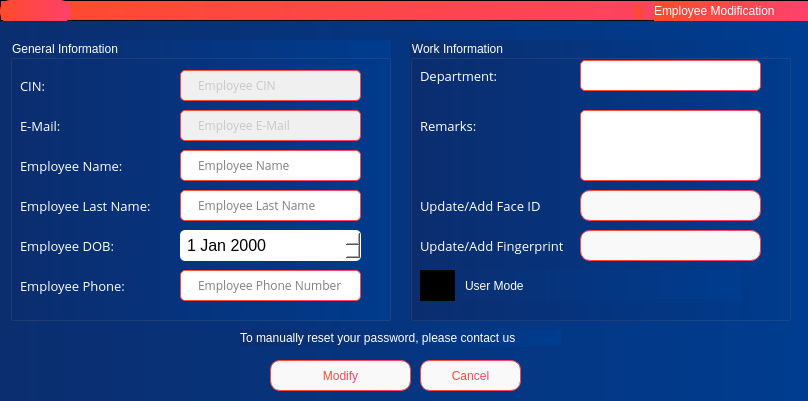
<?xml version="1.0" encoding="UTF-8"?>
<ui version="4.0">
 <class>ModifyEmployee</class>
 <widget class="QDialog" name="ModifyEmployee">
  <property name="geometry">
   <rect>
    <x>0</x>
    <y>0</y>
    <width>808</width>
    <height>401</height>
   </rect>
  </property>
  <property name="sizePolicy">
   <sizepolicy hsizetype="Fixed" vsizetype="Fixed">
    <horstretch>0</horstretch>
    <verstretch>0</verstretch>
   </sizepolicy>
  </property>
  <property name="windowTitle">
   <string>Dialog</string>
  </property>
  <property name="styleSheet">
   <string notr="true">QWidget{
	color:white;
	font: 10pt &quot;Open Sans&quot;;
	background-color: qlineargradient(x1:0, y1:0, x2:1, y2:0, stop:0 #0b2e6f, stop:1 #003c8f);
}
QMessageBox{

}

QMessageBox QLabel {
	background-color:transparent;
    color: white;
}


QTextEdit {
    border: 1px solid qlineargradient(x1:0, y1:0, x2:1, y2:0, stop:0 #FF4B2B, stop:1 #FF416C);
    border-radius: 5px;
    padding: 5px 15px;
    background-color: white;
    color: black;
    font-size: 12px;
}

QTextEdit:focus {
    border: 1px solid qlineargradient(x1:0, y1:0, x2:1, y2:0, stop:0 #32CD32, stop:1 #00FFFF);
}

QTextEdit:disabled {
    background-color: #F0F0F0;
    color: #A0A0A0;
}

QTextEdit:read-only {
    background-color: #F0F0F0;
    color: #A0A0A0;
}

QTextEdit::hover {
    border: 1px solid qlineargradient(x1:0, y1:0, x2:1, y2:0, stop:0 #BEBEBE, stop:1 #A4A4A4);
}

QTextEdit::selected {
    background-color: qlineargradient(x1:0, y1:0, x2:1, y2:0, stop:0 #FF4B2B, stop:1 #FF416C);
    color: white;
}

QLineEdit {
    border: 1px solid qlineargradient(x1:0, y1:0, x2:1, y2:0, stop:0 #FF4B2B, stop:1 #FF416C);
    border-radius: 5px;
    padding: 5px 15px;
    background-color: white;
    color: black;
    font-size: 12px;
}

QLineEdit:focus {
    border: 1px solid qlineargradient(x1:0, y1:0, x2:1, y2:0, stop:0 #32CD32, stop:1 #00FFFF);
}

QLineEdit:disabled {
    background-color: #F0F0F0;
    color: #A0A0A0;
}

QLineEdit:read-only {
    background-color: #F0F0F0;
    color: #A0A0A0;
}

QLineEdit::hover {
    border: 1px solid qlineargradient(x1:0, y1:0, x2:1, y2:0, stop:0 #BEBEBE, stop:1 #A4A4A4);
}

QLineEdit::selected {
    background-color: qlineargradient(x1:0, y1:0, x2:1, y2:0, stop:0 #FF4B2B, stop:1 #FF416C);
    color: white;
}
QCheckBox {
    spacing: 10px;
	
	font: 12pt &quot;Open Sans Light&quot;;
}

QCheckBox::indicator {
    width: 35px;
    height: 35px;
}

QCheckBox::indicator:unchecked {
    image: url(:assets/icons/unchecked.png);
}

QCheckBox::indicator:checked {
    image: url(:assets/icons/checked.png);
}

QDateEdit {
    border: none;
    background-color: rgb(255, 255, 255);
    color: black;
    font-size: 16px;
    font-weight: normal;
    padding: 5px;
    border-radius: 5px;
}

QDateEdit::drop-down {
    background-color: transparent;
    image: url(:/assets/icons/cil-arrow-bottom_black.png);
    width: 20px;
    height: 20px;
}

QDateEdit::down-arrow {
    image: url(:/assets/icons/cil-arrow-bottom_black.png);
}

QDateEdit::up-arrow {
    image: url(:/assets/icons/cil-arrow-top_black.png);
}

QDateEdit::down-button {
    image: url(:/assets/icons/cil-arrow-bottom_black.png);
}

QDateEdit::up-button {
    image: url(:/assets/icons/cil-arrow-top_black.png);
}

QDateEdit::calendarWidget {
    border: none;
    background-color: rgb(255, 255, 255);
    color: black;
    font-size: 16px;
    font-weight: normal;
    padding: 5px;
    border-radius: 5px;
}

QDateEdit::section {
    background-color: transparent;
    border: none;
}

QPushButton {
    border: 1px solid qlineargradient(x1:0, y1:0, x2:1, y2:0, stop:0 #FF4B2B, stop:1 #FF416C);
    border-radius: 10px;
    padding: 5px 15px;
    background: #f9f9f9;
    color: qlineargradient(x1:0, y1:0, x2:1, y2:0, stop:0 #FF4B2B, stop:1 #FF416C);
    font-size: 12px;
}

QPushButton:hover {
    background-color: qlineargradient(x1:0, y1:0, x2:1, y2:0, stop:0 #FF416C, stop:1 #FF4B2B);
	color: white;
}

QPushButton:pressed {
    background-color: qlineargradient(x1:0, y1:0, x2:1, y2:0, stop:0 #FF4B2B, stop:1 #FF416C);
    border: 2px solid #FF416C;
    padding: 4px 14px 6px 16px;
}</string>
  </property>
  <widget class="QPushButton" name="pushButton">
   <property name="geometry">
    <rect>
     <x>420</x>
     <y>360</y>
     <width>101</width>
     <height>31</height>
    </rect>
   </property>
   <property name="cursor">
    <cursorShape>PointingHandCursor</cursorShape>
   </property>
   <property name="text">
    <string>Cancel</string>
   </property>
  </widget>
  <widget class="QPushButton" name="pushButton_2">
   <property name="geometry">
    <rect>
     <x>270</x>
     <y>360</y>
     <width>141</width>
     <height>31</height>
    </rect>
   </property>
   <property name="cursor">
    <cursorShape>PointingHandCursor</cursorShape>
   </property>
   <property name="text">
    <string>Modify</string>
   </property>
  </widget>
  <widget class="QGroupBox" name="groupBox">
   <property name="geometry">
    <rect>
     <x>10</x>
     <y>40</y>
     <width>381</width>
     <height>281</height>
    </rect>
   </property>
   <property name="styleSheet">
    <string notr="true">QLabel{
color: white;
background-color: transparent;
}
QGroupBox{
	color: white;
}</string>
   </property>
   <property name="title">
    <string>General Information</string>
   </property>
   <widget class="QDateEdit" name="New_DOB_2">
    <property name="geometry">
     <rect>
      <x>170</x>
      <y>190</y>
      <width>181</width>
      <height>31</height>
     </rect>
    </property>
   </widget>
   <widget class="QLineEdit" name="New_CIN_2">
    <property name="geometry">
     <rect>
      <x>170</x>
      <y>30</y>
      <width>181</width>
      <height>31</height>
     </rect>
    </property>
    <property name="font">
     <font>
      <family>Open Sans</family>
      <pointsize>-1</pointsize>
      <weight>50</weight>
      <italic>false</italic>
      <bold>false</bold>
     </font>
    </property>
    <property name="styleSheet">
     <string notr="true"/>
    </property>
    <property name="maxLength">
     <number>8</number>
    </property>
    <property name="readOnly">
     <bool>true</bool>
    </property>
    <property name="placeholderText">
     <string>Employee CIN</string>
    </property>
   </widget>
   <widget class="QLabel" name="label_29">
    <property name="geometry">
     <rect>
      <x>10</x>
      <y>30</y>
      <width>151</width>
      <height>31</height>
     </rect>
    </property>
    <property name="font">
     <font>
      <family>Open Sans</family>
      <pointsize>10</pointsize>
      <weight>50</weight>
      <italic>false</italic>
      <bold>false</bold>
     </font>
    </property>
    <property name="styleSheet">
     <string notr="true"/>
    </property>
    <property name="text">
     <string>CIN:</string>
    </property>
   </widget>
   <widget class="QLabel" name="label_17">
    <property name="geometry">
     <rect>
      <x>10</x>
      <y>150</y>
      <width>151</width>
      <height>31</height>
     </rect>
    </property>
    <property name="font">
     <font>
      <family>Open Sans</family>
      <pointsize>10</pointsize>
      <weight>50</weight>
      <italic>false</italic>
      <bold>false</bold>
     </font>
    </property>
    <property name="styleSheet">
     <string notr="true"/>
    </property>
    <property name="text">
     <string>Employee Last Name:</string>
    </property>
   </widget>
   <widget class="QLineEdit" name="New_LastName_2">
    <property name="geometry">
     <rect>
      <x>170</x>
      <y>150</y>
      <width>181</width>
      <height>31</height>
     </rect>
    </property>
    <property name="font">
     <font>
      <family>Open Sans</family>
      <pointsize>-1</pointsize>
      <weight>50</weight>
      <italic>false</italic>
      <bold>false</bold>
     </font>
    </property>
    <property name="styleSheet">
     <string notr="true"/>
    </property>
    <property name="placeholderText">
     <string>Employee Last Name</string>
    </property>
   </widget>
   <widget class="QLineEdit" name="New_Name_2">
    <property name="geometry">
     <rect>
      <x>170</x>
      <y>110</y>
      <width>181</width>
      <height>31</height>
     </rect>
    </property>
    <property name="font">
     <font>
      <family>Open Sans</family>
      <pointsize>-1</pointsize>
      <weight>50</weight>
      <italic>false</italic>
      <bold>false</bold>
     </font>
    </property>
    <property name="styleSheet">
     <string notr="true"/>
    </property>
    <property name="placeholderText">
     <string>Employee Name</string>
    </property>
   </widget>
   <widget class="QLabel" name="label_30">
    <property name="geometry">
     <rect>
      <x>10</x>
      <y>70</y>
      <width>151</width>
      <height>31</height>
     </rect>
    </property>
    <property name="font">
     <font>
      <family>Open Sans</family>
      <pointsize>10</pointsize>
      <weight>50</weight>
      <italic>false</italic>
      <bold>false</bold>
     </font>
    </property>
    <property name="styleSheet">
     <string notr="true"/>
    </property>
    <property name="text">
     <string>E-Mail:</string>
    </property>
   </widget>
   <widget class="QLabel" name="label_26">
    <property name="geometry">
     <rect>
      <x>10</x>
      <y>190</y>
      <width>151</width>
      <height>31</height>
     </rect>
    </property>
    <property name="font">
     <font>
      <family>Open Sans</family>
      <pointsize>10</pointsize>
      <weight>50</weight>
      <italic>false</italic>
      <bold>false</bold>
     </font>
    </property>
    <property name="styleSheet">
     <string notr="true"/>
    </property>
    <property name="text">
     <string>Employee DOB:</string>
    </property>
   </widget>
   <widget class="QLabel" name="label_27">
    <property name="geometry">
     <rect>
      <x>10</x>
      <y>110</y>
      <width>151</width>
      <height>31</height>
     </rect>
    </property>
    <property name="font">
     <font>
      <family>Open Sans</family>
      <pointsize>10</pointsize>
      <weight>50</weight>
      <italic>false</italic>
      <bold>false</bold>
     </font>
    </property>
    <property name="styleSheet">
     <string notr="true"/>
    </property>
    <property name="text">
     <string>Employee Name:</string>
    </property>
   </widget>
   <widget class="QLineEdit" name="New_Email_3">
    <property name="geometry">
     <rect>
      <x>170</x>
      <y>70</y>
      <width>181</width>
      <height>31</height>
     </rect>
    </property>
    <property name="font">
     <font>
      <family>Open Sans</family>
      <pointsize>-1</pointsize>
      <weight>50</weight>
      <italic>false</italic>
      <bold>false</bold>
     </font>
    </property>
    <property name="styleSheet">
     <string notr="true"/>
    </property>
    <property name="readOnly">
     <bool>true</bool>
    </property>
    <property name="placeholderText">
     <string>Employee E-Mail</string>
    </property>
   </widget>
   <widget class="QLabel" name="label_18">
    <property name="geometry">
     <rect>
      <x>10</x>
      <y>230</y>
      <width>111</width>
      <height>31</height>
     </rect>
    </property>
    <property name="font">
     <font>
      <family>Open Sans</family>
      <pointsize>10</pointsize>
      <weight>50</weight>
      <italic>false</italic>
      <bold>false</bold>
     </font>
    </property>
    <property name="styleSheet">
     <string notr="true"/>
    </property>
    <property name="text">
     <string>Employee Phone:</string>
    </property>
   </widget>
   <widget class="QLineEdit" name="phone">
    <property name="geometry">
     <rect>
      <x>170</x>
      <y>230</y>
      <width>181</width>
      <height>31</height>
     </rect>
    </property>
    <property name="font">
     <font>
      <family>Open Sans</family>
      <pointsize>-1</pointsize>
      <weight>50</weight>
      <italic>false</italic>
      <bold>false</bold>
     </font>
    </property>
    <property name="styleSheet">
     <string notr="true"/>
    </property>
    <property name="text">
     <string/>
    </property>
    <property name="maxLength">
     <number>8</number>
    </property>
    <property name="placeholderText">
     <string>Employee Phone Number</string>
    </property>
   </widget>
  </widget>
  <widget class="QGroupBox" name="groupBox_2">
   <property name="geometry">
    <rect>
     <x>410</x>
     <y>40</y>
     <width>381</width>
     <height>281</height>
    </rect>
   </property>
   <property name="styleSheet">
    <string notr="true">QLabel{
color: white;
background-color: transparent;
}
QGroupBox{
	color: white;
}
</string>
   </property>
   <property name="title">
    <string>Work Information</string>
   </property>
   <widget class="QTextEdit" name="textEdit">
    <property name="geometry">
     <rect>
      <x>170</x>
      <y>70</y>
      <width>181</width>
      <height>71</height>
     </rect>
    </property>
   </widget>
   <widget class="QLabel" name="label_28">
    <property name="geometry">
     <rect>
      <x>10</x>
      <y>70</y>
      <width>61</width>
      <height>31</height>
     </rect>
    </property>
    <property name="font">
     <font>
      <family>Open Sans</family>
      <pointsize>10</pointsize>
      <weight>50</weight>
      <italic>false</italic>
      <bold>false</bold>
     </font>
    </property>
    <property name="styleSheet">
     <string notr="true"/>
    </property>
    <property name="text">
     <string>Remarks:</string>
    </property>
   </widget>
   <widget class="QLabel" name="label_22">
    <property name="geometry">
     <rect>
      <x>10</x>
      <y>20</y>
      <width>151</width>
      <height>31</height>
     </rect>
    </property>
    <property name="font">
     <font>
      <family>Open Sans</family>
      <pointsize>10</pointsize>
      <weight>50</weight>
      <italic>false</italic>
      <bold>false</bold>
     </font>
    </property>
    <property name="styleSheet">
     <string notr="true"/>
    </property>
    <property name="text">
     <string>Department:</string>
    </property>
   </widget>
   <widget class="QComboBox" name="New_Type_2">
    <property name="geometry">
     <rect>
      <x>170</x>
      <y>20</y>
      <width>181</width>
      <height>31</height>
     </rect>
    </property>
    <property name="styleSheet">
     <string notr="true">QComboBox {
    border: 1px solid qlineargradient(x1:0, y1:0, x2:1, y2:0, stop:0 #FF4B2B, stop:1 #FF416C);
    border-radius: 5px;
    padding: 5px 15px;
    min-width: 100px;
    background-color: white;
    color: black;
    font-size: 12px;
}

QComboBox:drop-down {
    width: 20px;
    height: 20px;
	margin-top: 4px;
    margin-right: 5px;
    background-image: url(&quot;:assets/icons/cil-arrow-bottom_black.png&quot;);
    background-repeat: no-repeat;
    background-position: center center;
    border: none;
}

QComboBox:focus {
    border: 1px solid qlineargradient(x1:0, y1:0, x2:1, y2:0, stop:0 #32CD32, stop:1 #00FFFF);
}

QComboBox:disabled {
    background-color: #F0F0F0;
    color: #A0A0A0;
}

QComboBox:editable {
    background-color: white;
    border: 1px solid qlineargradient(x1:0, y1:0, x2:1, y2:0, stop:0 #BEBEBE, stop:1 #A4A4A4);
}

QComboBox:editable:focus {
    border: 1px solid qlineargradient(x1:0, y1:0, x2:1, y2:0, stop:0 #32CD32, stop:1 #00FFFF);
}

QComboBox::item {
    padding: 5px;
}

QComboBox::item:selected {
    background-color: qlineargradient(x1:0, y1:0, x2:1, y2:0, stop:0 #FF4B2B, stop:1 #FF416C);
    color: white;
}</string>
    </property>
    <property name="currentText">
     <string/>
    </property>
   </widget>
   <widget class="QLabel" name="label_31">
    <property name="geometry">
     <rect>
      <x>10</x>
      <y>150</y>
      <width>151</width>
      <height>31</height>
     </rect>
    </property>
    <property name="font">
     <font>
      <family>Open Sans</family>
      <pointsize>10</pointsize>
      <weight>50</weight>
      <italic>false</italic>
      <bold>false</bold>
     </font>
    </property>
    <property name="styleSheet">
     <string notr="true"/>
    </property>
    <property name="text">
     <string>Update/Add Face ID</string>
    </property>
   </widget>
   <widget class="QPushButton" name="Face_ID_Btn_2">
    <property name="geometry">
     <rect>
      <x>170</x>
      <y>150</y>
      <width>181</width>
      <height>31</height>
     </rect>
    </property>
    <property name="cursor">
     <cursorShape>PointingHandCursor</cursorShape>
    </property>
    <property name="styleSheet">
     <string notr="true"/>
    </property>
    <property name="text">
     <string/>
    </property>
    <property name="icon">
     <iconset resource="assets.qrc">
      <normaloff>:/assets/icons/face-id.png</normaloff>:/assets/icons/face-id.png</iconset>
    </property>
    <property name="iconSize">
     <size>
      <width>28</width>
      <height>28</height>
     </size>
    </property>
   </widget>
   <widget class="QLabel" name="label_32">
    <property name="geometry">
     <rect>
      <x>10</x>
      <y>190</y>
      <width>151</width>
      <height>31</height>
     </rect>
    </property>
    <property name="font">
     <font>
      <family>Open Sans</family>
      <pointsize>10</pointsize>
      <weight>50</weight>
      <italic>false</italic>
      <bold>false</bold>
     </font>
    </property>
    <property name="styleSheet">
     <string notr="true"/>
    </property>
    <property name="text">
     <string>Update/Add Fingerprint</string>
    </property>
   </widget>
   <widget class="QPushButton" name="Face_ID_Btn_3">
    <property name="geometry">
     <rect>
      <x>170</x>
      <y>190</y>
      <width>181</width>
      <height>31</height>
     </rect>
    </property>
    <property name="cursor">
     <cursorShape>PointingHandCursor</cursorShape>
    </property>
    <property name="styleSheet">
     <string notr="true"/>
    </property>
    <property name="text">
     <string/>
    </property>
    <property name="icon">
     <iconset resource="assets.qrc">
      <normaloff>:/assets/icons/cil-fingerprint_black.png</normaloff>:/assets/icons/cil-fingerprint_black.png</iconset>
    </property>
    <property name="iconSize">
     <size>
      <width>28</width>
      <height>28</height>
     </size>
    </property>
   </widget>
   <widget class="QCheckBox" name="checkBox_4">
    <property name="geometry">
     <rect>
      <x>10</x>
      <y>230</y>
      <width>321</width>
      <height>31</height>
     </rect>
    </property>
    <property name="text">
     <string>User Mode</string>
    </property>
    <property name="checked">
     <bool>false</bool>
    </property>
   </widget>
  </widget>
  <widget class="QFrame" name="frame">
   <property name="geometry">
    <rect>
     <x>0</x>
     <y>0</y>
     <width>811</width>
     <height>21</height>
    </rect>
   </property>
   <property name="styleSheet">
    <string notr="true">background-color:  qlineargradient(x1:0, y1:0, x2:1, y2:0, stop:0 #FF4B2B, stop:1 #FF416C);</string>
   </property>
   <property name="frameShape">
    <enum>QFrame::StyledPanel</enum>
   </property>
   <property name="frameShadow">
    <enum>QFrame::Raised</enum>
   </property>
   <widget class="QPushButton" name="pushButton_3">
    <property name="geometry">
     <rect>
      <x>0</x>
      <y>0</y>
      <width>71</width>
      <height>23</height>
     </rect>
    </property>
    <property name="text">
     <string/>
    </property>
    <property name="icon">
     <iconset resource="assets.qrc">
      <normaloff>:/assets/images/logo.png</normaloff>:/assets/images/logo.png</iconset>
    </property>
    <property name="iconSize">
     <size>
      <width>64</width>
      <height>32</height>
     </size>
    </property>
   </widget>
   <widget class="QLabel" name="label_2">
    <property name="geometry">
     <rect>
      <x>654</x>
      <y>1</y>
      <width>155</width>
      <height>20</height>
     </rect>
    </property>
    <property name="styleSheet">
     <string notr="true">
color: rgb(255, 255, 255);
font: 81 10pt &quot;Open Sans ExtraBold&quot;;</string>
    </property>
    <property name="text">
     <string>Employee Modification</string>
    </property>
   </widget>
   <widget class="QLabel" name="label">
    <property name="geometry">
     <rect>
      <x>635</x>
      <y>4</y>
      <width>16</width>
      <height>16</height>
     </rect>
    </property>
    <property name="text">
     <string/>
    </property>
    <property name="pixmap">
     <pixmap resource="assets.qrc">:/assets/icons/cil-ban.png</pixmap>
    </property>
   </widget>
  </widget>
  <widget class="QLabel" name="label_3">
   <property name="geometry">
    <rect>
     <x>240</x>
     <y>330</y>
     <width>321</width>
     <height>16</height>
    </rect>
   </property>
   <property name="text">
    <string>To manually reset your password, please contact us</string>
   </property>
  </widget>
 </widget>
 <resources>
  <include location="assets.qrc"/>
 </resources>
 <connections/>
</ui>
